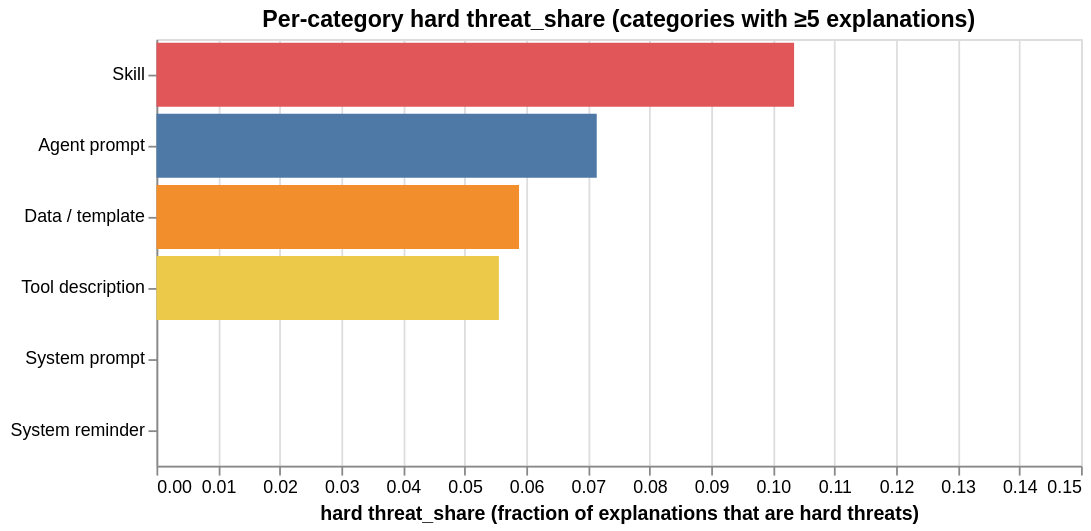

Source (notebook cell):
### Markdown cell above
## 2. Per-category threat_share

Where the threat-framing concentrates. The chart below sums per-file `threat_count` and `causal_count` within each category, then plots the resulting threat share. Categories with fewer than 5 explanations total are omitted (the share is undefined or noisy). Note the y-axis range is compressed — no category exceeds 11%, and the welfare-relevant System-prompt and System-reminder subsets register 0%.

### Code cell
"""Per-category hard threat_share — sum of per-file counts, then ratio."""

per_cat = (
    alt_df.groupby("category", as_index=False)
          .agg(threat=("threat_count", "sum"),
               causal=("causal_count", "sum"))
)
per_cat["total"] = per_cat["threat"] + per_cat["causal"]
per_cat = per_cat[per_cat["total"] >= 5].copy()
per_cat["threat_share"] = per_cat["threat"] / per_cat["total"]

threat_chart = (
    alt.Chart(per_cat).mark_bar().encode(
        x=alt.X("threat_share:Q",
                title="hard threat_share (fraction of explanations that are hard threats)",
                scale=alt.Scale(domain=[0, 0.15])),
        y=alt.Y("category:N", sort="-x", title=None),
        color=alt.Color("category:N",
                        scale=alt.Scale(domain=_cat_domain, range=_cat_range),
                        legend=None),
        tooltip=[alt.Tooltip("category:N"),
                 alt.Tooltip("threat:Q", title="threat count (hard)"),
                 alt.Tooltip("causal:Q", title="causal count"),
                 alt.Tooltip("total:Q",  title="total explanations"),
                 alt.Tooltip("threat_share:Q", format=".3f")],
    ).properties(width=520, height=240,
                 title="Per-category hard threat_share (categories with ≥5 explanations)")
)

save_chart(threat_chart, "21-per-category-threat-share")

### Figure 1 — Vega-Lite specification as saved in the notebook (floating-point values rounded to 4 significant figures)
{"config": {"view": {"continuousWidth": 300, "continuousHeight": 300}}, "data": {"name": "data-40f97273df5342691eaa879ffbbf5bea"}, "mark": {"type": "bar"}, "encoding": {"color": {"field": "category", "legend": null, "scale": {"domain": ["Agent prompt", "Data / template", "Skill", "System prompt", "System reminder", "Tool description", "Tool parameter"], "range": ["#4e79a7", "#f28e2c", "#e15759", "#76b7b2", "#59a14f", "#edc949", "#af7aa1"]}, "type": "nominal"}, "tooltip": [{"field": "category", "type": "nominal"}, {"field": "threat", "title": "threat count (hard)", "type": "quantitative"}, {"field": "causal", "title": "causal count", "type": "quantitative"}, {"field": "total", "title": "total explanations", "type": "quantitative"}, {"field": "threat_share", "format": ".3f", "type": "quantitative"}], "x": {"field": "threat_share", "scale": {"domain": [0, 0.15]}, "title": "hard threat_share (fraction of explanations that are hard threats)", "type": "quantitative"}, "y": {"field": "category", "sort": "-x", "title": null, "type": "nominal"}}, "height": 240, "title": "Per-category hard threat_share (categories with ≥5 explanations)", "width": 520, "$schema": "https://vega.github.io/schema/vega-lite/v6.4.1.json", "datasets": {"data-40f97273df5342691eaa879ffbbf5bea": [{"category": "Agent prompt", "threat": 2, "causal": 26, "total": 28, "threat_share": 0.07143}, {"category": "Data / template", "threat": 1, "causal": 16, "total": 17, "threat_share": 0.05882}, {"category": "Skill", "threat": 3, "causal": 26, "total": 29, "threat_share": 0.1034}, {"category": "System prompt", "threat": 0, "causal": 28, "total": 28, "threat_share": 0.0}, {"category": "System reminder", "threat": 0, "causal": 7, "total": 7, "threat_share": 0.0}, {"category": "Tool description", "threat": 2, "causal": 34, "total": 36, "threat_share": 0.05556}]}}
